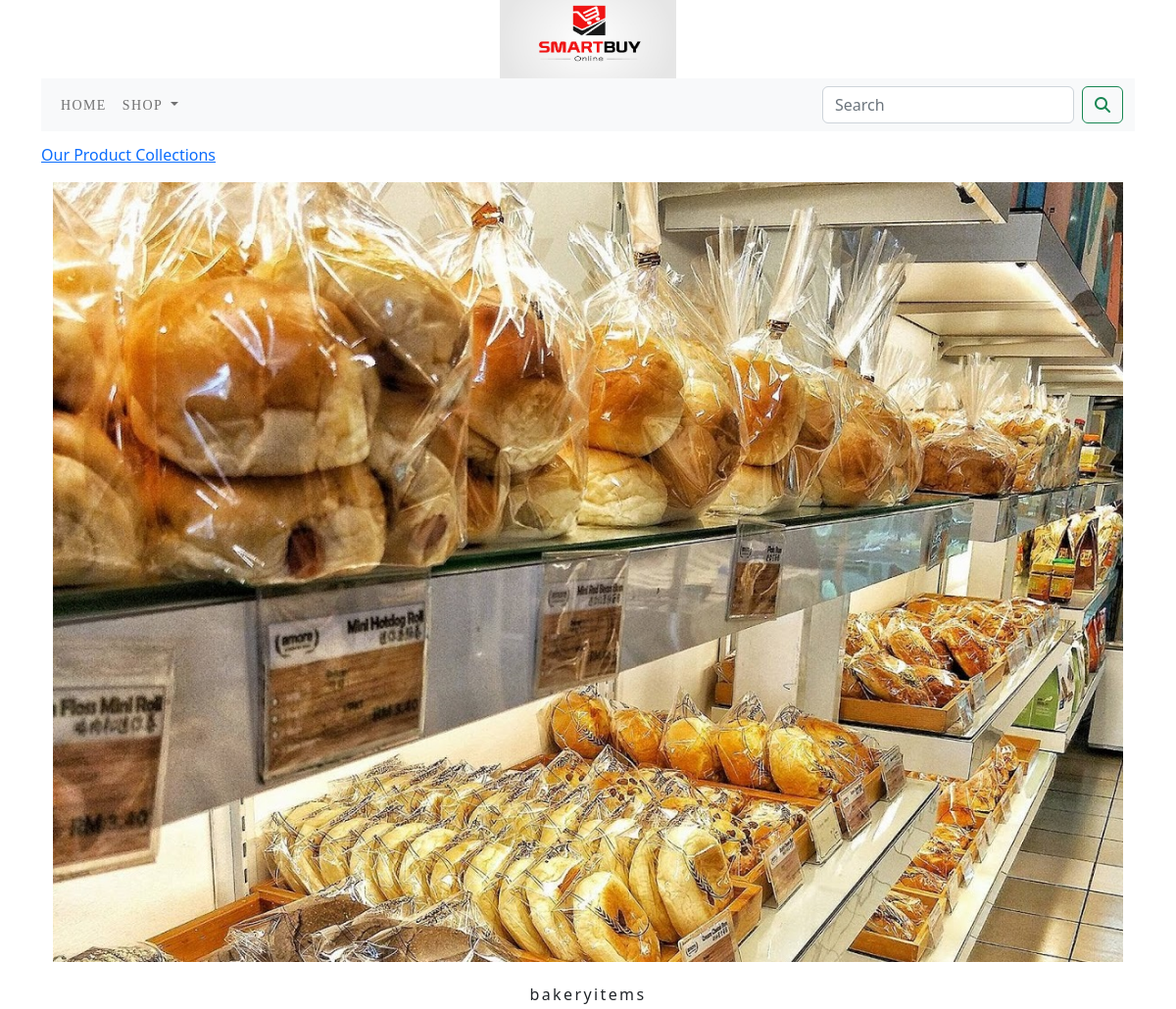
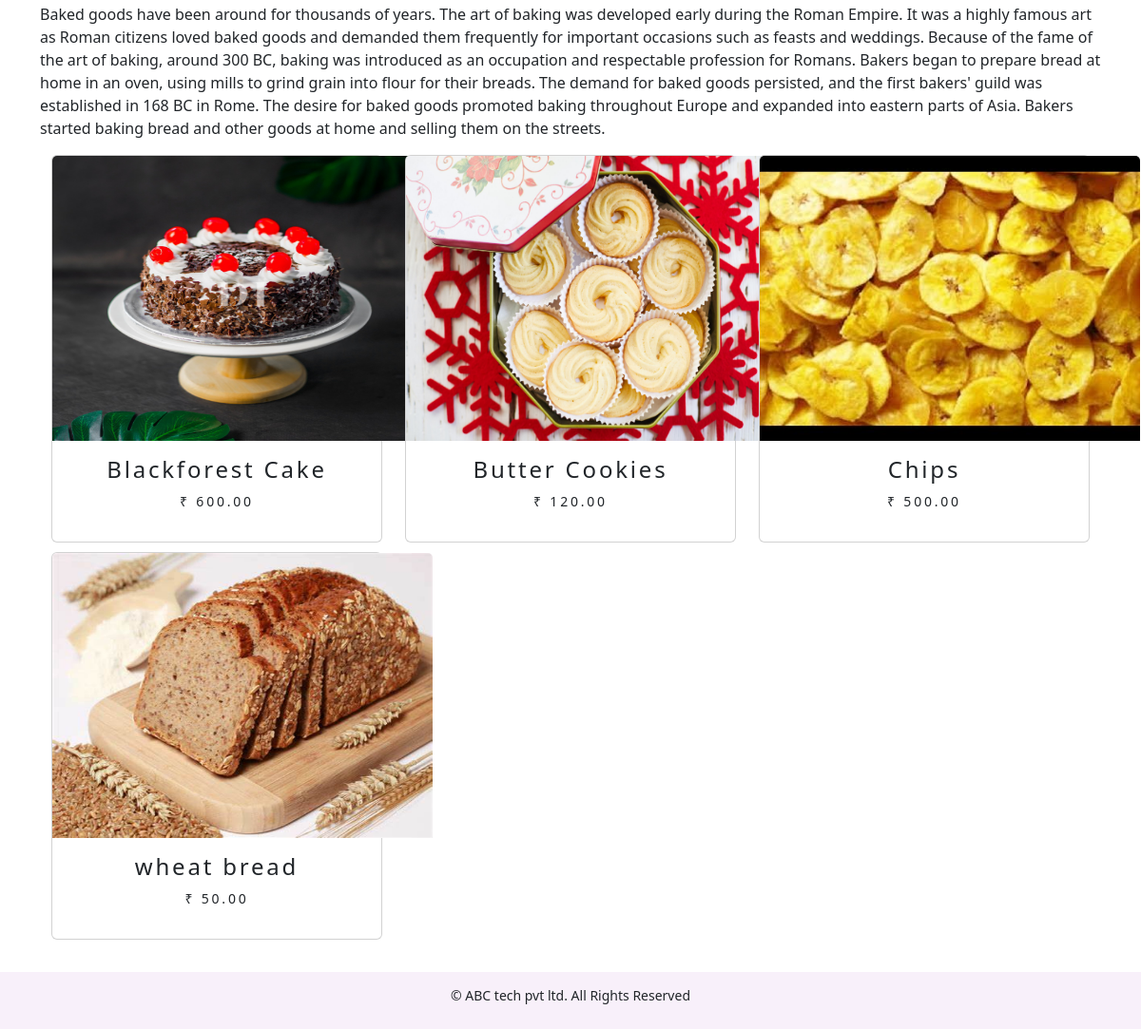
The app's page /shop/bakery-items/ with its own data (2 pictures, top to bottom).
### shop/models.py (models this page shows, shortened)
class Category(models.Model):
    name = models.CharField(max_length=250, unique=True)
    slug = models.SlugField(max_length=250, unique=True)
    description = models.TextField(blank=True)
    image = models.ImageField(upload_to='category', blank=True)
    class Meta:
        ordering = ('name',)
        verbose_name = 'category'
        verbose_name_plural = 'categories'
    def get_url(self):
        return reverse('shop:products_by_category', args=[self.slug])

class Product(models.Model):
    name = models.CharField(max_length=250, unique=True)
    slug = models.SlugField(max_length=250, unique=True)
    description = models.TextField(blank=True)
    price = models.DecimalField(max_digits=10, decimal_places=2)
    category = models.ForeignKey(Category, on_delete=models.CASCADE)
    image = models.ImageField(upload_to='product', blank=True)
    stock = models.IntegerField()
    available = models.BooleanField(default=True)
    created = models.DateTimeField(auto_now_add=True)
    updated = models.DateTimeField(auto_now=True)
    def get_url(self):
        return reverse('shop:products_category_detail',args=[self.category.slug,self.slug])
    class Meta:
        ordering = ('name',)
        verbose_name = 'product'
        verbose_name_plural = 'products'

### shop/views.py (the view)
# urls.py: path('', views.AllprodCat, name='AllprodCat'),
def AllprodCat(request, c_slug=None):
    c_page = None
    products_list = None
    if c_slug is not None:
        c_page = get_object_or_404(Category, slug=c_slug)
        products_list = Product.objects.all().filter(category=c_page, available=True)
    else:
        products_list = Product.objects.all().filter(available=True)
    paginator = Paginator(products_list, 6)
    try:
        page = int(request.GET.get('page', '1'))
    except:
        page = 1
    try:
        products=paginator.page(page)
    except (EmptyPage, InvalidPage):
        products = paginator.page(paginator.num_pages)
    return render(request, "category.html", {'category': c_page, 'products': products})

### cart/context_processors.py (called while the page is built)
def counter(request):
    item_count = 0
    if 'admin' in request.path:
        return {}
    else:
        try:
            cart = Cart.objects.filter(cart_id= _cart_id(request))
            cart_items=CartItem.objects.all().filter(cart=cart[:1])
            for cart_item in cart_items:
                item_count += cart_item.quantity
        except Cart.DoesNotExist:
            item_count = 0
        return dict(item_count=item_count)

### cart/views.py (called while the page is built)
def _cart_id(request):
    cart = request.session.session_key
    if not cart:
        cart = request.session.create()
    return cart

### shop/context_processors.py (called while the page is built)
def menu_links(request):
    links = Category.objects.all()
    return dict(links=links)

### templates/category.html (shortened to what this page needs)
{% extends 'base.html' %}
{% load static %}
{% block content %}
    {% if category %}
        <div>
            <div class="row my_row_class">
                <div class="mx-auto">
                    <p><a href="{% url 'shop:AllprodCat' %}">Our Product Collections</a></p>
                </div>
            </div>
    {% endif %}
        </div>
        <div class="container">
            {% if category %}
            <img class="my_image" src="{{category.image.url}}" alt="{{category.name}}" width="500px" height="300px">
            </div>
                <br>
            <div>
                <h1 class="text-center my_title">{{category.name}}</h1>
                <p class="text-justify">{{category.description}}</p>
            </div>
            {% endif %}
<div class="container">
    <div class="row">
        {% for product in products.object_list %}
        <div class="my_bottom_margin col-9 col-sm-12 col-md-4 col-lg-4">
            <div class="card text-center" style="min-width:18rem;">
                <a href="{{product.get_url}}"><img class="card-img-top my_image" src="{{product.image.url}}" alt="{{product.name}}" style="height:300px; width:400px;"></a>
            <div class="card-body">
            <h4>{{product.name}}</h4>
            <p>₹ {{product.price}}</p>
        </div>
        </div>
    </div>
        {% endfor %}
    </div>
    <br>
    </div>
{% endblock %}

### static/css/custom.css (style rules this page uses)
body { font-family: 'Lato', sans-serif; }
.my_row_class { padding-top:12px; }
.my_image { width:100%; height:auto; }
.my_title { font-size:16px; text_transform:uppercase; letter-spacing:0.15em; }
.my_bottom_margin { margin-bottom:10px; }
.card-body { font-size:14px; text_transform:uppercase; letter-spacing:0.2em; }

### records on screen
Category: image (picture), name "bakeryitems", description "Baked goods have been around for thousands of years. The art of baking was developed early during the Roman Empire. It was a highly famous art as Roman citizens loved baked goods and demanded them frequently for important occasions such as feasts and weddings. Because of the fame of the art of baking, around 300 BC, baking was introduced as an occupation and respectable profession for Romans. Bakers began to prepare bread at home in an oven, using mills to grind grain into flour for their breads. The demand for baked goods persisted, and the first bakers' guild was established in 168 BC in Rome. The desire for baked goods promoted baking throughout Europe and expanded into eastern parts of…"
Product: image (picture), name "Blackforest Cake", price "600.00"
Product: image (picture), name "Butter Cookies", price "120.00"
Product: image (picture), name "Chips", price "500.00"
Product: image (picture), name "wheat bread", price "50.00"
